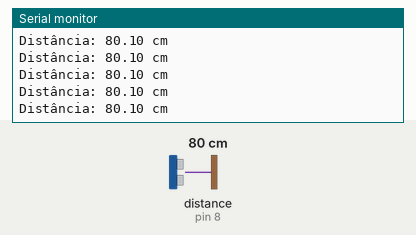
A sketch run on a simulated Arduino Uno, built with avr-gcc and run on an emulated ATmega328P. On the bench: the last lines printed to the serial monitor. Wiring (inferred from the names in the program): ultrasonic range finder: trigger pin 9; echo pin 8. The test bench sets the inputs (shaded band); at power-on: distance to the obstacle (sensor on pin 8) 80 cm. The echo pulse lasts 58.3 µs per cm.

Above: at 1.2 s.
1.3 s: distance to the obstacle (sensor on pin 8) set to 35 cm
At 1.6 s:
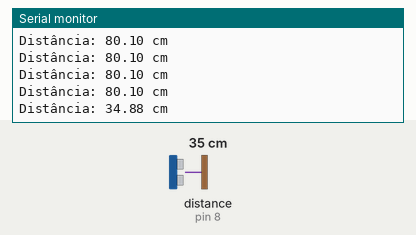
4.3 s: distance to the obstacle (sensor on pin 8) set to 2 cm
At 4.44 s:
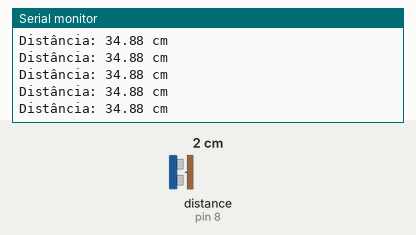
Timing chart, 0 to 7.3 s (numbered marks = the images above; inputs shaded):
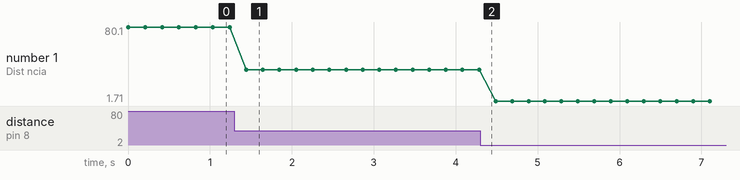

Measured:
- after the input at 1.3 s, the serial monitor: prints a new line after 0.14 s (image 1)
- plotted number 1: 80.1 → 34.88 after the input at 1.3 s, 34.88 → 1.71 after the input at 4.3 s

The sketch:

Transdutor_ultrassonico.ino
```cpp
/*
GME - Grupo de Metodos Eletroforéticos
Instituto de Quimica - UFG

Codigo para Arduino escrito para fazer medidas de distância
utilizando um detector ultrassônico HC-SR04

criado   Abr 2016
por Wanderson D. Lopes
modificado set 2022
por Wanderson D. Lopes
*/


int gatilho = 9;
int echo = 8;
float tempo;
float distancia_cm;


void setup() {
  pinMode(gatilho,OUTPUT);
  pinMode(echo, INPUT);
  digitalWrite(gatilho,LOW);
  delayMicroseconds(10);
  Serial.begin(9600);
  }

void loop() {
  digitalWrite(gatilho,HIGH);
  delayMicroseconds(10);
  digitalWrite(gatilho,LOW);

  tempo = pulseIn(echo,HIGH);
  distancia_cm = (tempo/58.0);
  Serial.print("Distância: ");
  Serial.print(distancia_cm);
  Serial.println(" cm");

  delay(200);

}
```
